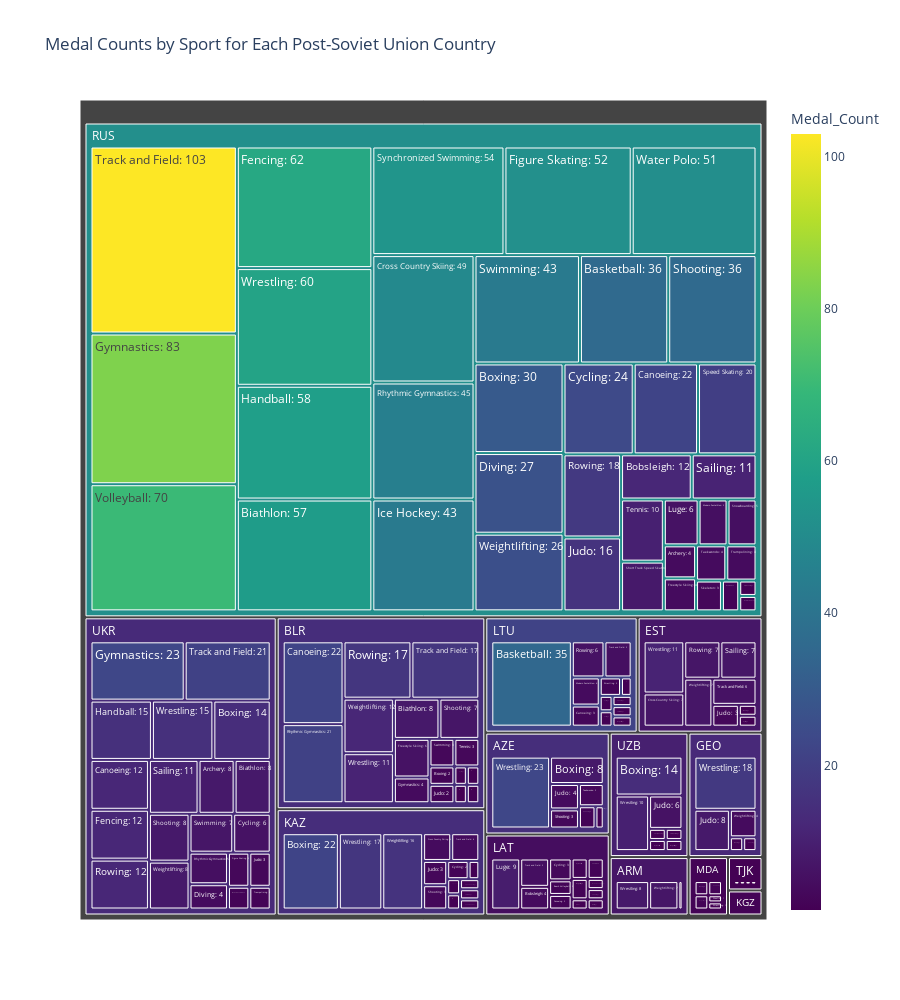

The notebook cell this image was saved under:
### Markdown cell above
## Treemap of Post-Soviet countries Individual Sport Performance

### Code cell
import plotly.express as px

# Filter the data for post-Soviet countries
post_soviet_nocs = ['ARM', 'AZE', 'BLR', 'EST', 'GEO', 'KAZ', 'KGZ', 'LAT', 'LTU', 'MDA', 'RUS', 'TJK', 'TKM', 'UKR', 'UZB']
post_soviet_df = df[df['NOC'].isin(post_soviet_nocs)]

# Filter the dataset to only include medal winners
medals_df = post_soviet_df.dropna(subset=['Medal'])

# Calculate the medal count by country and sport
medal_counts = medals_df.groupby(['NOC', 'Sport'])['Medal'].count().reset_index()

# Rename columns for better readability in the treemap
medal_counts.rename(columns={'NOC': 'Country', 'Sport': 'Sport', 'Medal': 'Medal_Count'}, inplace=True)

# Create the treemap
fig = px.treemap(medal_counts, path=['Country', 'Sport'], values='Medal_Count',
                 title='Medal Counts by Sport for Each Post-Soviet Union Country',
                 color_continuous_scale='viridis',
                 color='Medal_Count',
                 custom_data=['Sport', 'Medal_Count'])

# Update hover and text templates to show the number of medals for each sport
fig.update_traces(hovertemplate='Country: %{label}<br>Sport: %{customdata[0]}<br>Medal Count: %{customdata[1]}',
                  texttemplate='%{customdata[0]}: %{customdata[1]}')

fig.update_layout(height=1000)
fig.show()

### Figure 1 — Plotly figure (JSON) as saved in the notebook; plotly's stock layout.template omitted (floating-point values rounded to 4 significant figures; data arrays with more than 128 entries replaced by an {"elided": "..."} marker saying what was removed)
{"data": [{"branchvalues": "total", "customdata": {"elided": "173x2 mixed values"}, "domain": {"x": [0, 1], "y": [0, 1]}, "hovertemplate": "Country: %{label}<br>Sport: %{customdata[0]}<br>Medal Count: %{customdata[1]}", "ids": {"elided": "173 str values"}, "labels": {"elided": "173 str values"}, "marker": {"coloraxis": "coloraxis", "colors": {"elided": "173 float values"}}, "name": "", "parents": {"elided": "173 str values"}, "texttemplate": "%{customdata[0]}: %{customdata[1]}", "type": "treemap", "values": {"elided": "173 int values"}}], "layout": {"coloraxis": {"colorbar": {"title": {"text": "Medal_Count"}}, "colorscale": [[0, "#440154"], [0.1111, "#482878"], [0.2222, "#3e4989"], [0.3333, "#31688e"], [0.4444, "#26828e"], [0.5556, "#1f9e89"], [0.6667, "#35b779"], [0.7778, "#6ece58"], [0.8889, "#b5de2b"], [1, "#fde725"]]}, "height": 1000, "legend": {"tracegroupgap": 0}, "title": {"text": "Medal Counts by Sport for Each Post-Soviet Union Country"}}}
